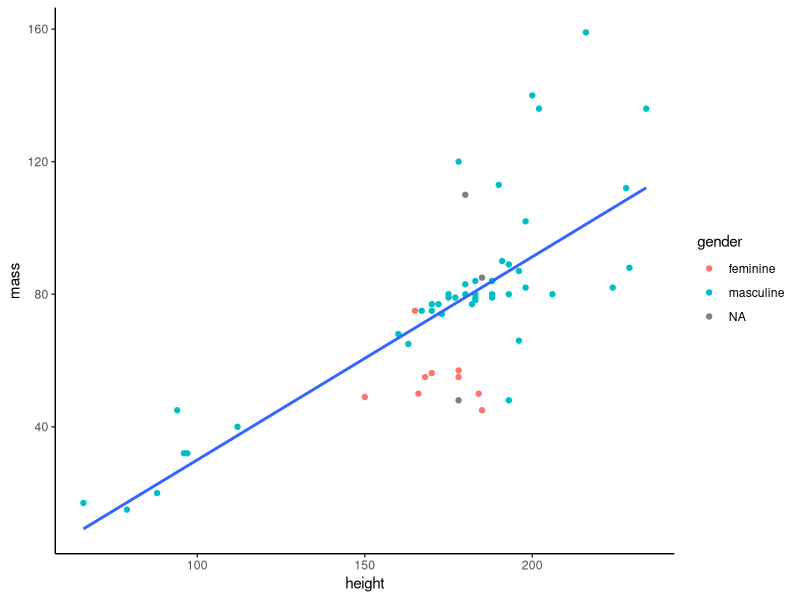

R code for this plot:
## ---- chunk 1
#| echo: false
#| warning: false
library(tidyverse)
starwars |> 
  filter(mass < 500) |> 
  ggplot(aes(height, mass)) +
  geom_point(aes(color = gender)) +
  geom_smooth(method = lm, se = FALSE) +
  theme_classic()
